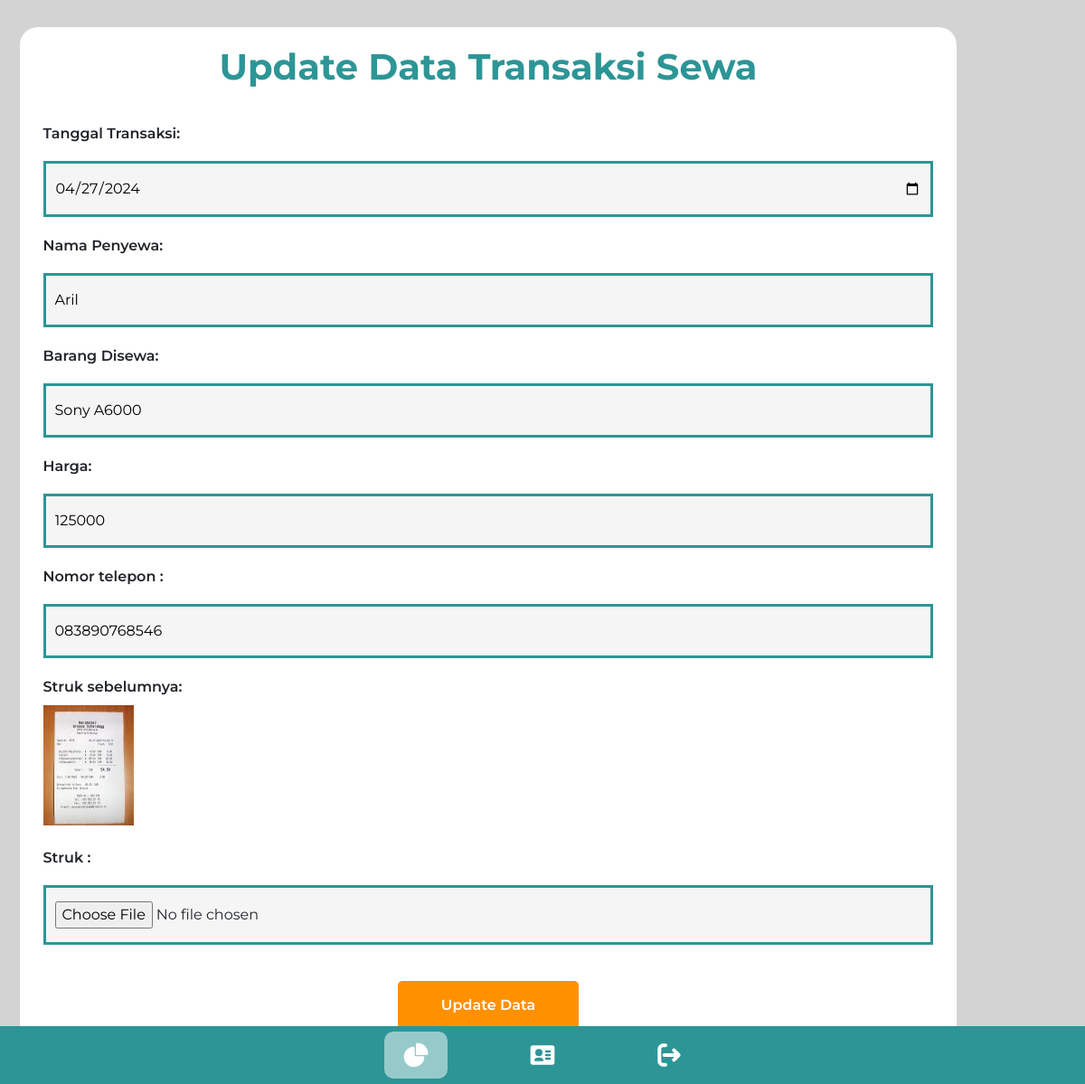
The app's page /transaksi/edit?id=1 (signed in) with its own data.
### tables this page shows
CREATE TABLE `transaksi` (
  `id_transaksi` int NOT NULL,
  `tanggal_transaksi` date NOT NULL,
  `nama_penyewa` varchar(50) NOT NULL,
  `barang_disewa` varchar(200) NOT NULL,
  `jumlah_harga` int NOT NULL,
  `nomor_telepon` varchar(20) NOT NULL,
  `gambar` varchar(100) DEFAULT NULL
);

### function/main.php (called while the page is built, shortened)
<?php
function view($page, $data=[]) {
    extract($data);
    include 'view/'.$page.'.php';
}
class Router {
    public static $urls = [];
    function __construct() {
        $url = implode("/",
            array_filter(
                explode("/",
                    str_replace($_ENV['BASEDIR'], "",
                        parse_url($_SERVER['REQUEST_URI'], PHP_URL_PATH)
                    )
                ), 'strlen'
            )
        );
        $call = self::$urls[$_SERVER['REQUEST_METHOD']][$url];
        $call();
    }
    public static function url($url, $method, $callback) {
        if ($url == '/') { $url = ''; }
        self::$urls[strtoupper($method)][$url] = $callback;
        self::$urls['routes'][] = $url;
        self::$urls['routes'] = array_unique(self::$urls['routes']);
    }
}
function urlpath($path) {
    return BASEURL.$path;
}

### controller/routes.php (called while the page is built, shortened)
<?php
include_once 'controller/main.php';
include_once 'function/main.php';
new Router();

### index.php (called while the page is built)
<?php
include_once 'controller/routes.php';

### model/transaksi_model.php (called while the page is built, shortened)
<?php
include_once 'config/conn.php';
class Transaksi
{
    static function selectSatu($id_transaksi)
    {
        global $conn;
        $sql = "SELECT * FROM transaksi WHERE id_transaksi=" . $id_transaksi;
        $result = mysqli_query($conn, $sql);
        $data = array();
        if ($result->num_rows > 0) {
            while ($a = $result->fetch_array()) {
                $data[] = $a;
            }
        }
        return $data;
    }
}

### view/transaksi_crud_page/edit.php (the view, shortened to what this page needs)
<!-- <?php
if(isset($_POST)) {
    var_dump($_POST);
}
?> -->
<div class="container-form">
    <h1>Update Data Transaksi Sewa</h1>
    <form class="form" action="<?= urlpath("transaksi/edit?id=".$trs[0]['id_transaksi']); ?>" method="post" enctype="multipart/form-data">
      <label for="tanggal_transaksi">Tanggal Transaksi: </label>
      <input type="date" name="tanggal_transaksi" id="tanggal_transaksi" value="<?= $trs[0]['tanggal_transaksi'] ?>">
      <label for="nama_penyewa">Nama Penyewa: </label>
      <input type="text" name="nama_penyewa" id="nama_penyewa" value="<?= $trs[0]['nama_penyewa'] ?>">
      <label for="barang_disewa">Barang Disewa: </label>
      <input type="text" name="barang_disewa" id="barang_disewa" value="<?= $trs[0]['barang_disewa'] ?>">
      <label for="jumlah_harga">Harga: </label>
      <input type="text" name="jumlah_harga" id="jumlah_harga" value="<?= $trs[0]['jumlah_harga'] ?>">
      <label for="nomor_telepon">Nomor telepon : </label>
      <input type="text" name="nomor_telepon" id="nomor_telepon" value="<?= $trs[0]['nomor_telepon'] ?>">
      <label for="struk">Struk sebelumnya: </label>
      <img src="/sewa-kamera-mvc/img/struk/<?= $trs[0]['gambar'] ?>" alt=""><br>
      <label for="struk">Struk : </label>
      <input type="file" name="struk" id="struk" value="<?= $trs[0]['gambar'] ?>">
      <div class="actionn">
        <button type="submit" name="submit" class="update">Update Data</button>
      </div>
    </form>
  </div>

### records on screen
transaksi: tanggal_transaksi "04/27/2024", nama_penyewa "Aril", barang_disewa "Sony A6000", jumlah_harga "125000", nomor_telepon "083890768546", gambar (picture)
